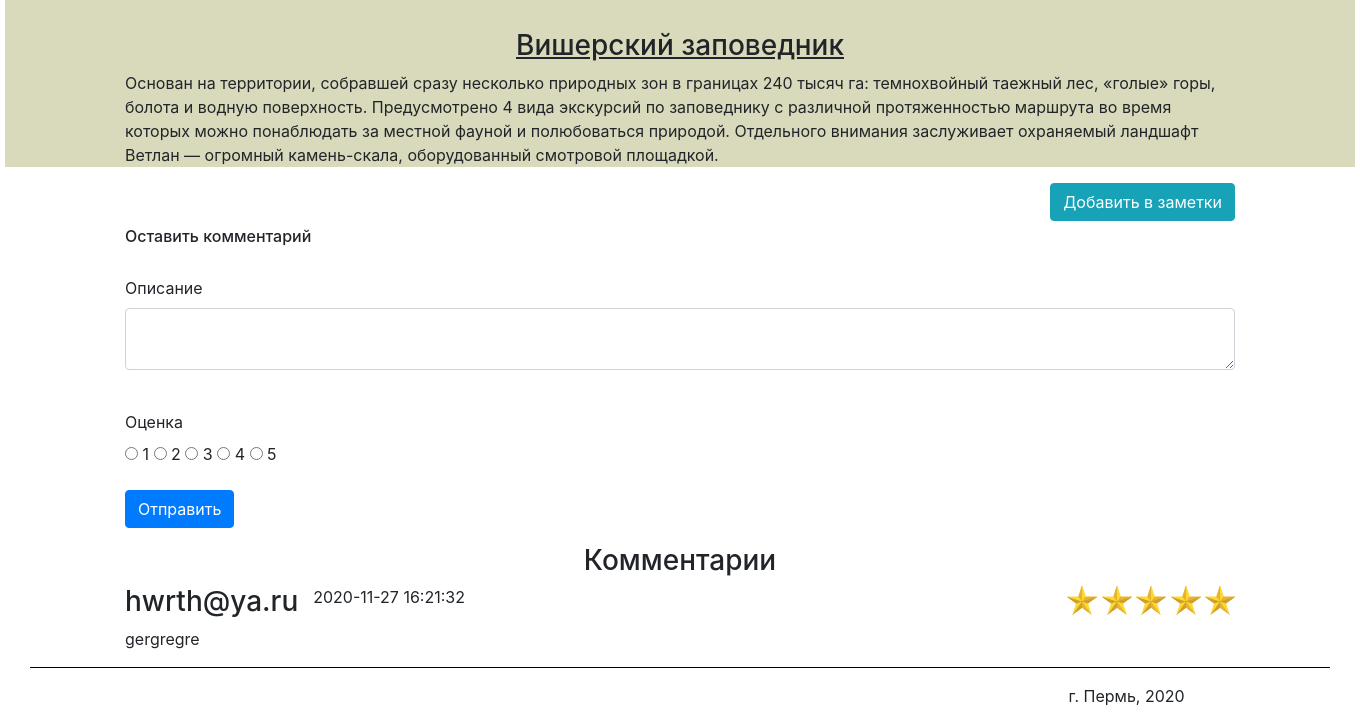
Page /Vishera_nature_reserve (lower part) on the earlier database version.
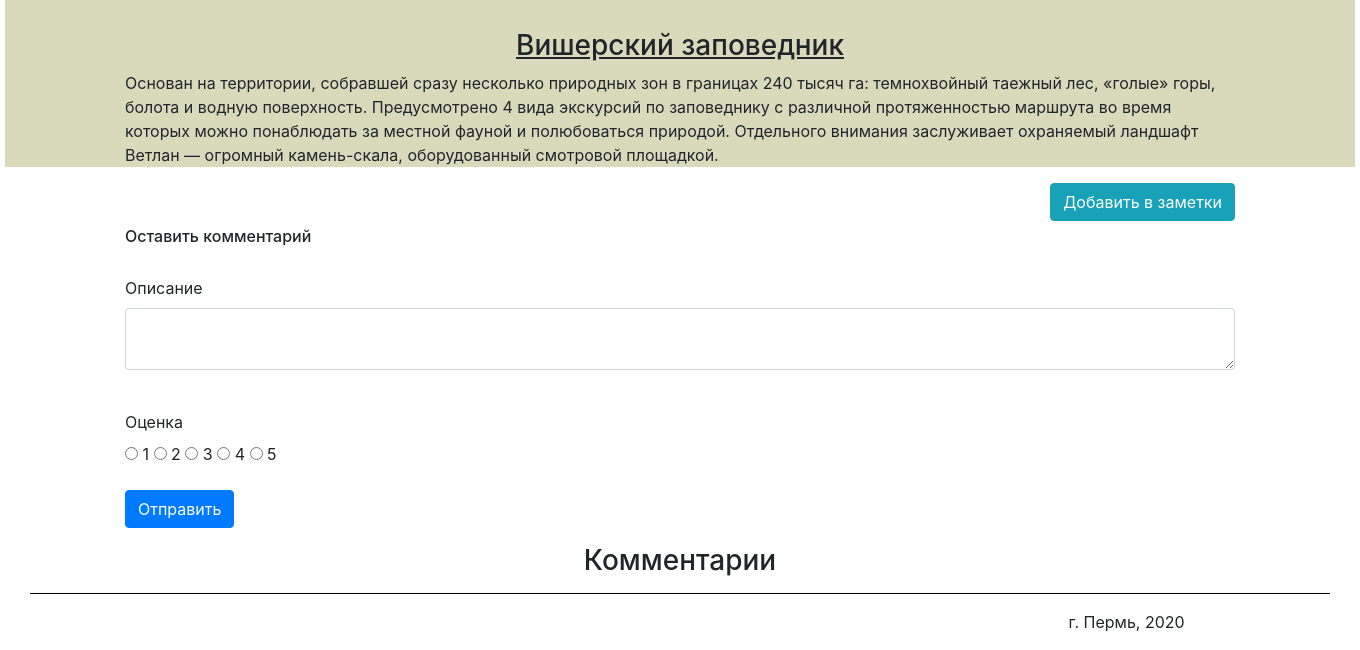
Same page on the later database version.
### data/comments.py (models this page shows)
class Comment(SqlAlchemyBase, UserMixin):
    __tablename__ = 'comment'
    id = sqlalchemy.Column(sqlalchemy.Integer,
                           primary_key=True, autoincrement=True)
    description = sqlalchemy.Column(sqlalchemy.String)
    sight = sqlalchemy.Column(sqlalchemy.String)
    nickname = sqlalchemy.Column(sqlalchemy.String)
    email = sqlalchemy.Column(sqlalchemy.String)
    mark = sqlalchemy.Column(sqlalchemy.Integer)
    datetime = sqlalchemy.Column(sqlalchemy.String)

### main.py (the view, shortened to what this page needs)
    @app.route('/<sight>', methods=['GET', 'POST'])
    def sights(sight):
        sights = {"Ancient_volcano": "Древний вулкан",
                  "Basegi_Nature_Reserve": "Заповедник Басеги",
                  "Blue_lakes": "Голубые озёра", "Cathedral_square": "Соборная площадь",
                  "Perm_36": "Пермь-36", "Usva_pillars": "Устьвинские столбы",
                  "Vakutin_stone": "Вакутин камень",
                  "Vishera_nature_reserve": "Вишерский заповедник"}
        sights2 = ["Ancient_volcano", "Basegi_Nature_Reserve", "Blue_lakes", "Cathedral_square",
                  "Perm_36", "Usva_pillars", "Vakutin_stone", "Vishera_nature_reserve"]
        form = CommentForm()
        if sight in sights2:
            return render_template(sight + ".html",
                                   sight=sight, title=sights[sight],
                                   Comment=Comment, session=session, form=form)
        else:
            return render_template("add_post_page.html", Post=Post, form=form,
                                   sight=sight, session=session, Comment=Comment)

### data/comment_form.py
class CommentForm(FlaskForm):
    description = TextAreaField('Описание')
    mark = RadioField('Оценка', choices=[('one_point', '1'), ('two_points', '2'),
                                         ('three_points', '3'), ('four_points', '4'),
                                         ('five_points', '5')], validators=[DataRequired()])
    submit = SubmitField('Отправить')

### templates/Vishera_nature_reserve.html (shortened to what this page needs)
{% extends "header_footer.html" %}
{% block content %}
    <div style="text-align: center; margin-top: 50px;">
        <figure class="sight_caption_redirect">
                <h3 style="margin-top: 30px;"><u>Вишерский заповедник</u></h3>
                <main role="main" class="container">
                    <p style="text-align: left;">Основан на территории, собравшей сразу несколько
                        природных зон в границах 240 тысяч га: темнохвойный таежный лес,
                        «голые» горы, болота и водную поверхность. Предусмотрено 4 вида
                        экскурсий по заповеднику с различной протяженностью маршрута во
                        время которых можно понаблюдать за местной фауной и полюбоваться природой.
                        Отдельного внимания заслуживает охраняемый ландшафт
                        Ветлан — огромный камень-скала, оборудованный смотровой площадкой.</p>
                    {% set note_href = "/add_note/" + "Vishera_nature_reserve" %}
                    <a style=" float: right;" class="btn btn-info" href="{{ note_href }}">Добавить в заметки</a>
                </main>
        </figure>
    </div>
    {% include "comment.html" %}
{% endblock %}

### templates/comment.html (shortened to what this page needs)
<div>
    <main role="main" class="container">
        <h6 style="margin-bottom: 30px; margin-top: 60px;">Оставить комментарий</h6>
        <form action="" method="post">
            <p>
                {{ form.description.label }}<br>
                {{ form.description(class="form-control", type="description") }}<br>
            </p>
            <p>
                 {{ form.mark.label }}<br>
                 {% for mark in form.mark %}
                     {{ mark }}
                     {{ mark.label }}
                 {% endfor %}
             </p>
            <p>{{ form.submit(type="submit", class="btn btn-primary") }}</p>
        </form>
        <h3 style="text-align: center;">Комментарии</h3>
        {% set comment = session.query(Comment) %}
        {% for i in range(session.query(Comment).count()) %}
            {% if comment[i].sight == sight %}
                <div>
                    <h3 style="float: left;">{{ comment[i].nickname }} &#160;</h3>
                    <p style="float: left;">{{ comment[i].datetime }}</p>
                    {% set points = {"one_point": 1, "two_points": 2, "three_points": 3,
                        "four_points":4, "five_points": 5} %}
                        <div style="float: right;">
                        {% for i in range(points[comment[i].mark]) %}
                            <img style="width: 30px; height: 30px;" src="/static/images/star.jpg">
                        {% endfor %}
                        </div>
                    <p style="clear: both;">{{ comment[i].description }}</p>
                </div>
            {% endif %}
        {% endfor %}
    </main>
</div>

Differences in the rows shown:
removed Comment: nickname "hwrth@ya.ru", datetime "2020-11-27 16:21:32", mark "five_points" (drawn), description "gergregre"
